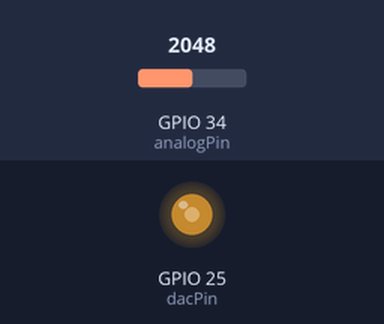
Recording of a sketch running on a simulated ESP32. On the bench: output pins drawn as LEDs (lit = HIGH). The test bench sets the inputs (shaded band); at power-on: GPIO 34 (analogPin) = 2048 (analog values on the 0–4095 scale).

Above: at 1.2 s.
1.3 s: GPIO 34 (analogPin) set to 2866
At 1.45 s:
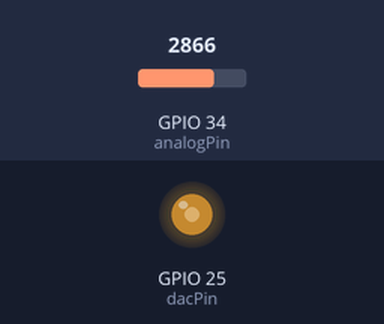
2.9 s: GPIO 34 (analogPin) set to 2047
At 3.05 s:
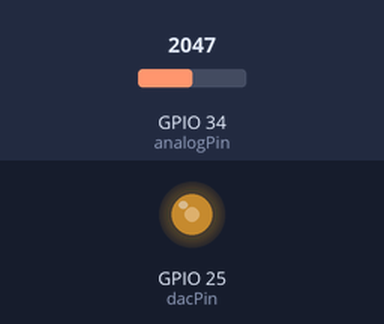
Timing chart, 0 to 5.9 s (numbered marks = the images above; inputs shaded):
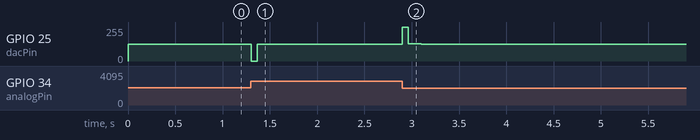

The sketch:

AFRC.ino
```cpp
const int analogPin = 34;
const int dacPin = 25;

const float fs = 20000.0;
const float fc = 30.0;
const float alpha = exp(-2.0 * PI * fc / fs);

float u_prev = 0.0;
float y_prev = 0.0;
bool initialized = false;

void setup() {
  analogReadResolution(12);
}

void loop() {

  int raw = analogRead(analogPin);
  float measuredVoltage = (raw / 4095.0) * 3.3;
  float u = (3.6036 * measuredVoltage) - 0.468;

  if(u < 0) u = 0;

  if(!initialized) {
    u_prev = u;
    y_prev = 0.0;
    initialized = true;
  }

  float y = (u - u_prev) + alpha * y_prev;

  u_prev = u;
  y_prev = y;

  y = -y;

  if(!isfinite(y)) {
    y = 0.0;
    u_prev = u;
    y_prev = 0.0;
  }

  float dacVoltage = 1.65 + y;

  if(dacVoltage < 0) dacVoltage = 0;
  if(dacVoltage > 3.3) dacVoltage = 3.3;

  uint8_t dacValue = (dacVoltage / 3.3) * 255.0;

  dacWrite(dacPin, dacValue);
}
```

Measured:
- after the input at 1.3 s, GPIO 25 (dacPin): 127/255 → 0/255 at once, → 126/255 0.06 s later, → 127/255 0.14 s later
- after the input at 2.9 s, GPIO 25 (dacPin): 127/255 → 254/255 at once, → 128/255 0.06 s later, → 127/255 0.14 s later
